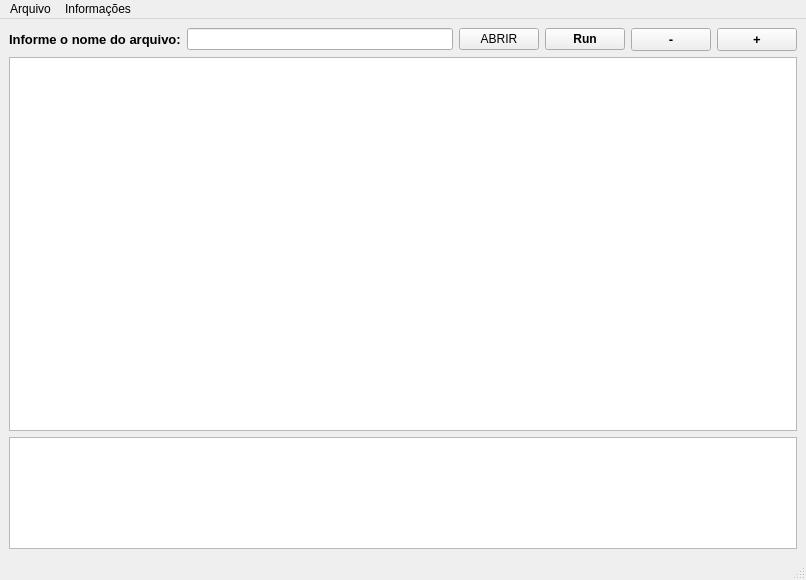
<?xml version="1.0" encoding="UTF-8"?>
<ui version="4.0">
 <class>MainWindow</class>
 <widget class="QMainWindow" name="MainWindow">
  <property name="windowModality">
   <enum>Qt::WindowModal</enum>
  </property>
  <property name="enabled">
   <bool>true</bool>
  </property>
  <property name="geometry">
   <rect>
    <x>0</x>
    <y>0</y>
    <width>806</width>
    <height>580</height>
   </rect>
  </property>
  <property name="sizePolicy">
   <sizepolicy hsizetype="Fixed" vsizetype="Fixed">
    <horstretch>0</horstretch>
    <verstretch>0</verstretch>
   </sizepolicy>
  </property>
  <property name="windowTitle">
   <string>Trabalho de Compiladores</string>
  </property>
  <property name="windowIcon">
   <iconset>
    <normaloff>ufms.png</normaloff>ufms.png</iconset>
  </property>
  <property name="styleSheet">
   <string notr="true">background: (181, 181, 181);</string>
  </property>
  <widget class="QWidget" name="centralwidget">
   <layout class="QGridLayout" name="gridLayout">
    <item row="0" column="4">
     <layout class="QHBoxLayout" name="horizontalLayout_3">
      <item alignment="Qt::AlignLeft">
       <widget class="QPushButton" name="botao_zoomdown">
        <property name="font">
         <font>
          <pointsize>10</pointsize>
          <weight>75</weight>
          <bold>true</bold>
         </font>
        </property>
        <property name="text">
         <string>-</string>
        </property>
       </widget>
      </item>
      <item alignment="Qt::AlignLeft">
       <widget class="QPushButton" name="botao_zoomup">
        <property name="font">
         <font>
          <pointsize>10</pointsize>
          <weight>75</weight>
          <bold>true</bold>
         </font>
        </property>
        <property name="text">
         <string>+</string>
        </property>
       </widget>
      </item>
     </layout>
    </item>
    <item row="1" column="0" colspan="5">
     <widget class="CodeEditor" name="campotexto_arquivo">
      <property name="sizePolicy">
       <sizepolicy hsizetype="Preferred" vsizetype="Preferred">
        <horstretch>0</horstretch>
        <verstretch>10</verstretch>
       </sizepolicy>
      </property>
      <property name="font">
       <font>
        <pointsize>14</pointsize>
       </font>
      </property>
      <property name="styleSheet">
       <string notr="true"/>
      </property>
      <property name="midLineWidth">
       <number>0</number>
      </property>
     </widget>
    </item>
    <item row="0" column="1">
     <widget class="QLineEdit" name="lineEdit"/>
    </item>
    <item row="0" column="3">
     <widget class="QPushButton" name="botao_Run">
      <property name="font">
       <font>
        <weight>75</weight>
        <bold>true</bold>
       </font>
      </property>
      <property name="text">
       <string>Run</string>
      </property>
     </widget>
    </item>
    <item row="2" column="0" colspan="5">
     <widget class="QTextEdit" name="campo_terminal">
      <property name="sizePolicy">
       <sizepolicy hsizetype="Preferred" vsizetype="Preferred">
        <horstretch>0</horstretch>
        <verstretch>3</verstretch>
       </sizepolicy>
      </property>
      <property name="font">
       <font>
        <pointsize>14</pointsize>
        <weight>50</weight>
        <bold>false</bold>
       </font>
      </property>
      <property name="readOnly">
       <bool>true</bool>
      </property>
      <property name="html">
       <string>&lt;!DOCTYPE HTML PUBLIC &quot;-//W3C//DTD HTML 4.0//EN&quot; &quot;http://www.w3.org/TR/REC-html40/strict.dtd&quot;&gt;
&lt;html&gt;&lt;head&gt;&lt;meta name=&quot;qrichtext&quot; content=&quot;1&quot; /&gt;&lt;style type=&quot;text/css&quot;&gt;
p, li { white-space: pre-wrap; }
&lt;/style&gt;&lt;/head&gt;&lt;body style=&quot; font-family:'MS Shell Dlg 2'; font-size:14pt; font-weight:400; font-style:normal;&quot;&gt;
&lt;p style=&quot; margin-top:0px; margin-bottom:0px; margin-left:0px; margin-right:0px; -qt-block-indent:0; text-indent:0px;&quot;&gt;&lt;br /&gt;&lt;/p&gt;&lt;/body&gt;&lt;/html&gt;</string>
      </property>
     </widget>
    </item>
    <item row="0" column="2">
     <widget class="QPushButton" name="botao_abrirarquivo">
      <property name="font">
       <font>
        <pointsize>9</pointsize>
       </font>
      </property>
      <property name="text">
       <string>ABRIR</string>
      </property>
     </widget>
    </item>
    <item row="0" column="0">
     <widget class="QLabel" name="label">
      <property name="font">
       <font>
        <pointsize>10</pointsize>
        <weight>75</weight>
        <bold>true</bold>
       </font>
      </property>
      <property name="text">
       <string>Informe o nome do arquivo:</string>
      </property>
     </widget>
    </item>
   </layout>
  </widget>
  <widget class="QStatusBar" name="statusbar"/>
  <widget class="QMenuBar" name="menuBar">
   <property name="geometry">
    <rect>
     <x>0</x>
     <y>0</y>
     <width>806</width>
     <height>21</height>
    </rect>
   </property>
   <widget class="QMenu" name="menuArquivo">
    <property name="title">
     <string>Arquivo</string>
    </property>
    <addaction name="action_Abrir"/>
    <addaction name="action_Salvar"/>
    <addaction name="action_Sair"/>
   </widget>
   <widget class="QMenu" name="menuAnalisadores">
    <property name="title">
     <string>Informações</string>
    </property>
    <addaction name="Open_Lexico"/>
    <addaction name="Open_Sintatico"/>
    <addaction name="Open_Semantico"/>
    <addaction name="Open_Tabela"/>
   </widget>
   <addaction name="menuArquivo"/>
   <addaction name="menuAnalisadores"/>
  </widget>
  <action name="actionNew_file">
   <property name="text">
    <string>New file</string>
   </property>
  </action>
  <action name="actionOpen">
   <property name="text">
    <string>Open</string>
   </property>
  </action>
  <action name="actionExit">
   <property name="text">
    <string>Exit</string>
   </property>
  </action>
  <action name="actionNovo_Arquivo">
   <property name="text">
    <string>Novo Arquivo</string>
   </property>
  </action>
  <action name="actionAbrir_Arquivo">
   <property name="text">
    <string>Abrir Arquivo</string>
   </property>
  </action>
  <action name="actionFechar">
   <property name="text">
    <string>Sair</string>
   </property>
  </action>
  <action name="action_Sair">
   <property name="text">
    <string>&amp;Sair</string>
   </property>
  </action>
  <action name="action_Abrir">
   <property name="text">
    <string>&amp;Abrir</string>
   </property>
  </action>
  <action name="Open_Lexico">
   <property name="text">
    <string>Tokens</string>
   </property>
  </action>
  <action name="Open_Sintatico">
   <property name="text">
    <string>Árvore Sintática</string>
   </property>
  </action>
  <action name="Open_Semantico">
   <property name="text">
    <string>Árvore Anotada</string>
   </property>
  </action>
  <action name="Open_Tabela">
   <property name="text">
    <string>Tabela de Símbolos</string>
   </property>
  </action>
  <action name="action_Salvar">
   <property name="text">
    <string>Salvar</string>
   </property>
  </action>
 </widget>
 <customwidgets>
  <customwidget>
   <class>CodeEditor</class>
   <extends>QPlainTextEdit</extends>
   <header>codeeditor.h</header>
  </customwidget>
 </customwidgets>
 <resources/>
 <connections/>
</ui>
